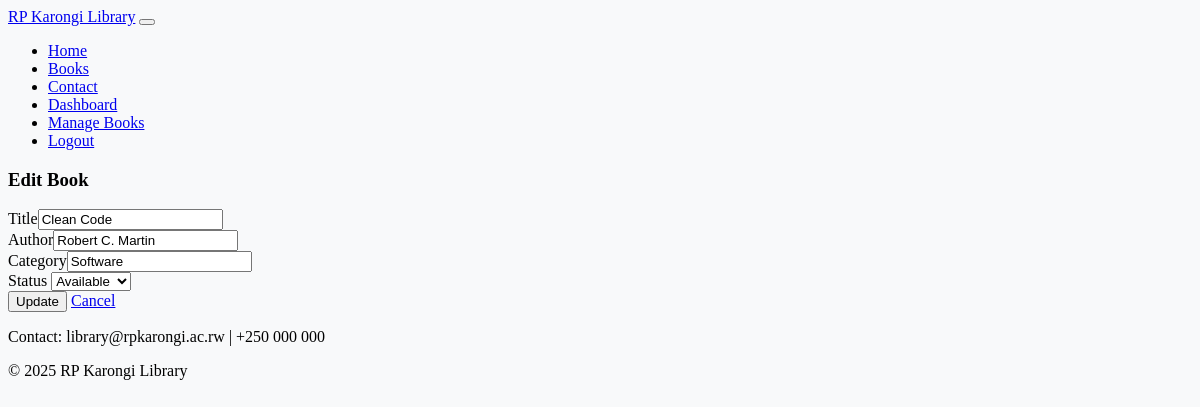
Screenshot of /admin/edit_book.php?id=1 (signed in) with the database file from the repository.
### tables this page shows
CREATE TABLE IF NOT EXISTS books (
  book_id INT AUTO_INCREMENT PRIMARY KEY,
  title VARCHAR(255) NOT NULL,
  author VARCHAR(255) NOT NULL,
  category VARCHAR(100) NOT NULL,
  status ENUM('Available','Borrowed') NOT NULL DEFAULT 'Available'
);

### includes/functions.php (called while the page is built, shortened)
<?php
function e(string $s): string { return htmlspecialchars($s, ENT_QUOTES, 'UTF-8'); }
?>

### admin/edit_book.php (the view, shortened to what this page needs)
<?php
require __DIR__.'/../config/database.php';
require __DIR__.'/../includes/functions.php';
$id = (int)($_GET['id'] ?? 0);
$stmt = $mysqli->prepare("SELECT * FROM books WHERE book_id=?");
$stmt->bind_param('i',$id);
$stmt->execute();
$book = $stmt->get_result()->fetch_assoc();
include __DIR__.'/../includes/header.php';
?>
<h3>Edit Book</h3>
<form method="post" class="needs-validation" novalidate>
  <div class="mb-3"><label class="form-label">Title</label><input class="form-control" name="title" value="<?php echo e($book['title']); ?>" required></div>
  <div class="mb-3"><label class="form-label">Author</label><input class="form-control" name="author" value="<?php echo e($book['author']); ?>" required></div>
  <div class="mb-3"><label class="form-label">Category</label><input class="form-control" name="category" value="<?php echo e($book['category']); ?>" required></div>
  <div class="mb-3">
    <label class="form-label">Status</label>
    <select name="status" class="form-select">
      <?php foreach(['Available','Borrowed'] as $s): ?>
        <option <?php echo $book['status']===$s?'selected':''; ?>><?php echo e($s); ?></option>
      <?php endforeach; ?>
    </select>
  </div>
  <button class="btn btn-primary" type="submit">Update</button>
  <a class="btn btn-secondary" href="manage_books.php">Cancel</a>
</form>
<?php include __DIR__.'/../includes/footer.php'; ?>

### assets/css/style.css (style rules this page uses)
body { background:#f8f9fa; }

### rows the page displays
books: title "Clean Code", author "Robert C. Martin", category "Software"

### other values shown
form field status "Available"
